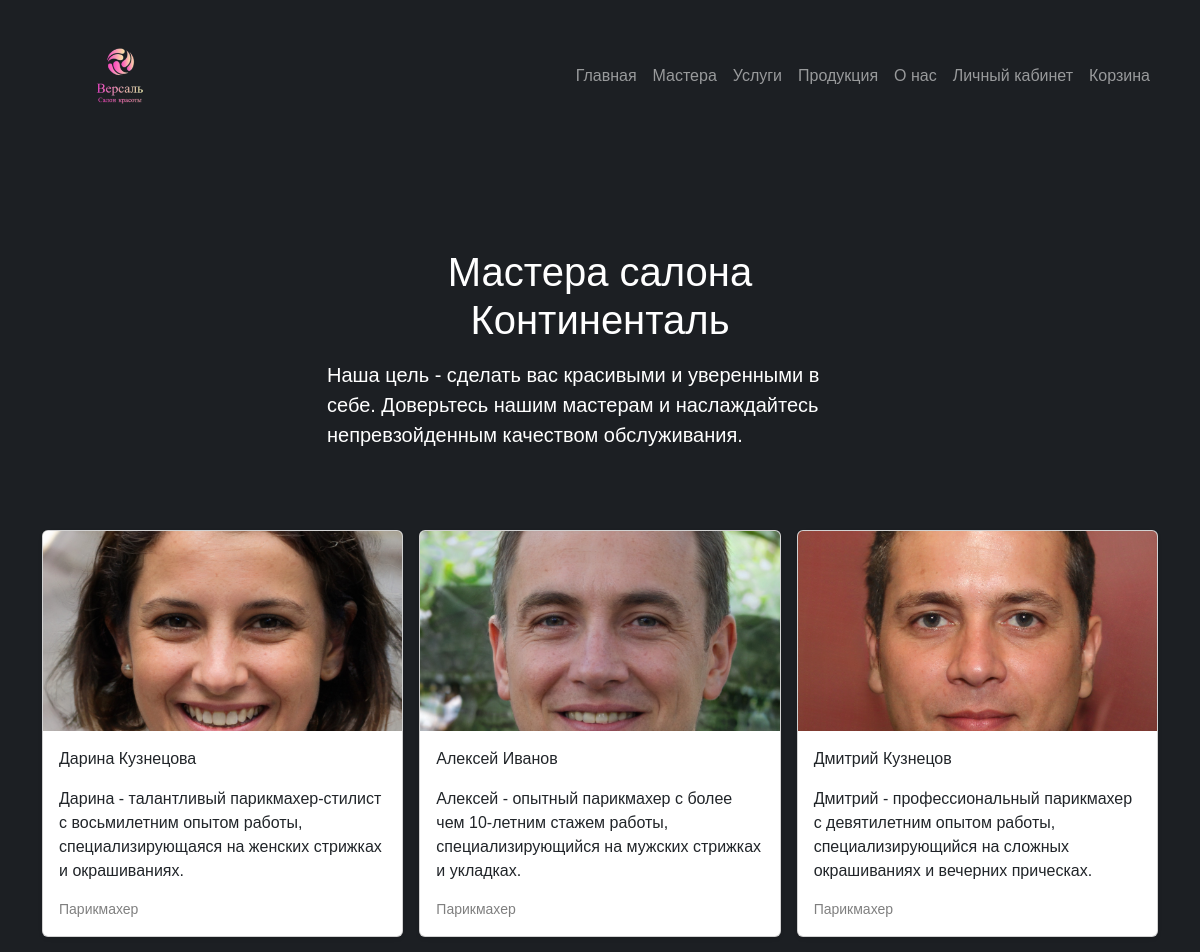
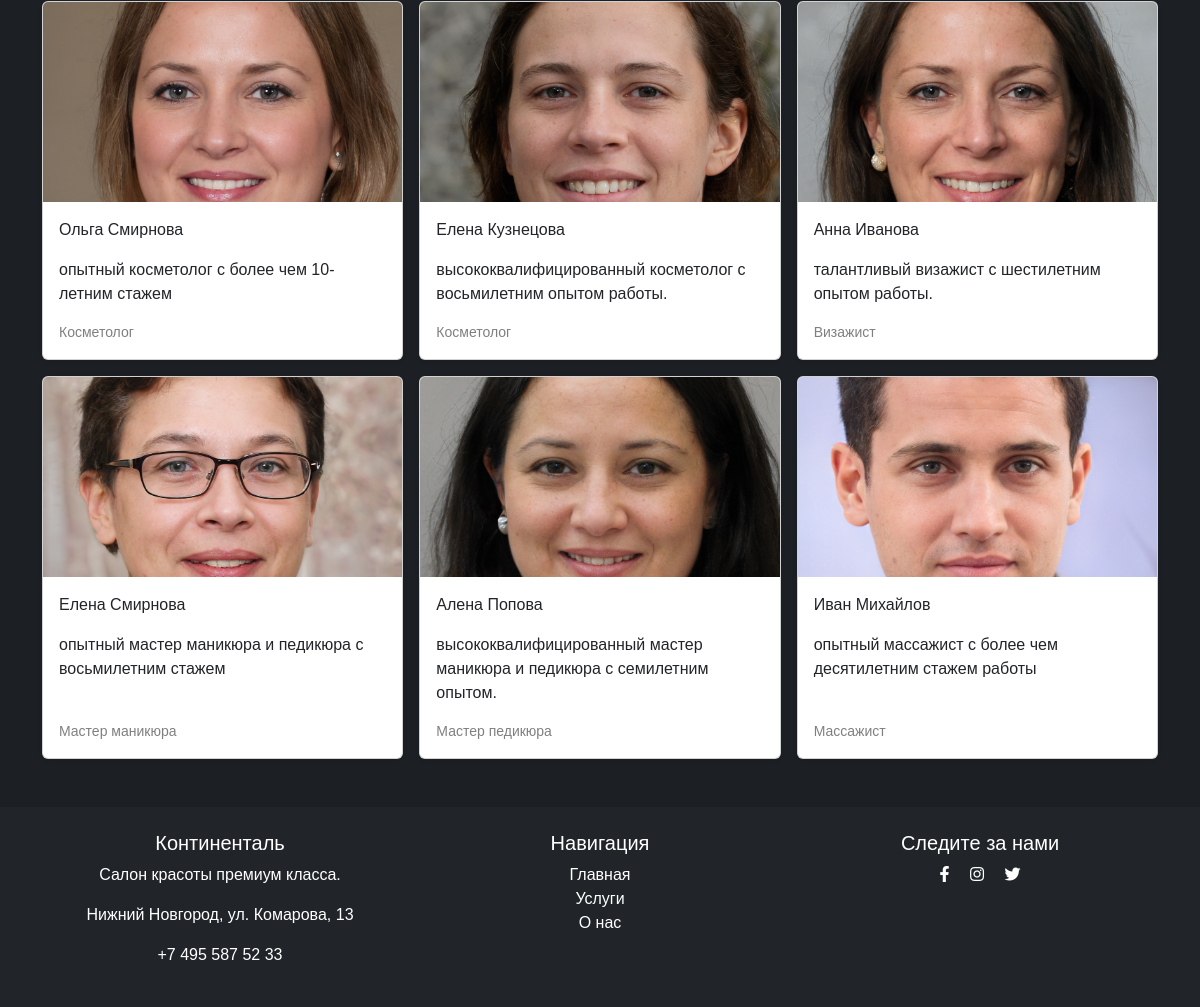
/masters/, run on an earlier commit of the app's database (2 pictures, top to bottom).
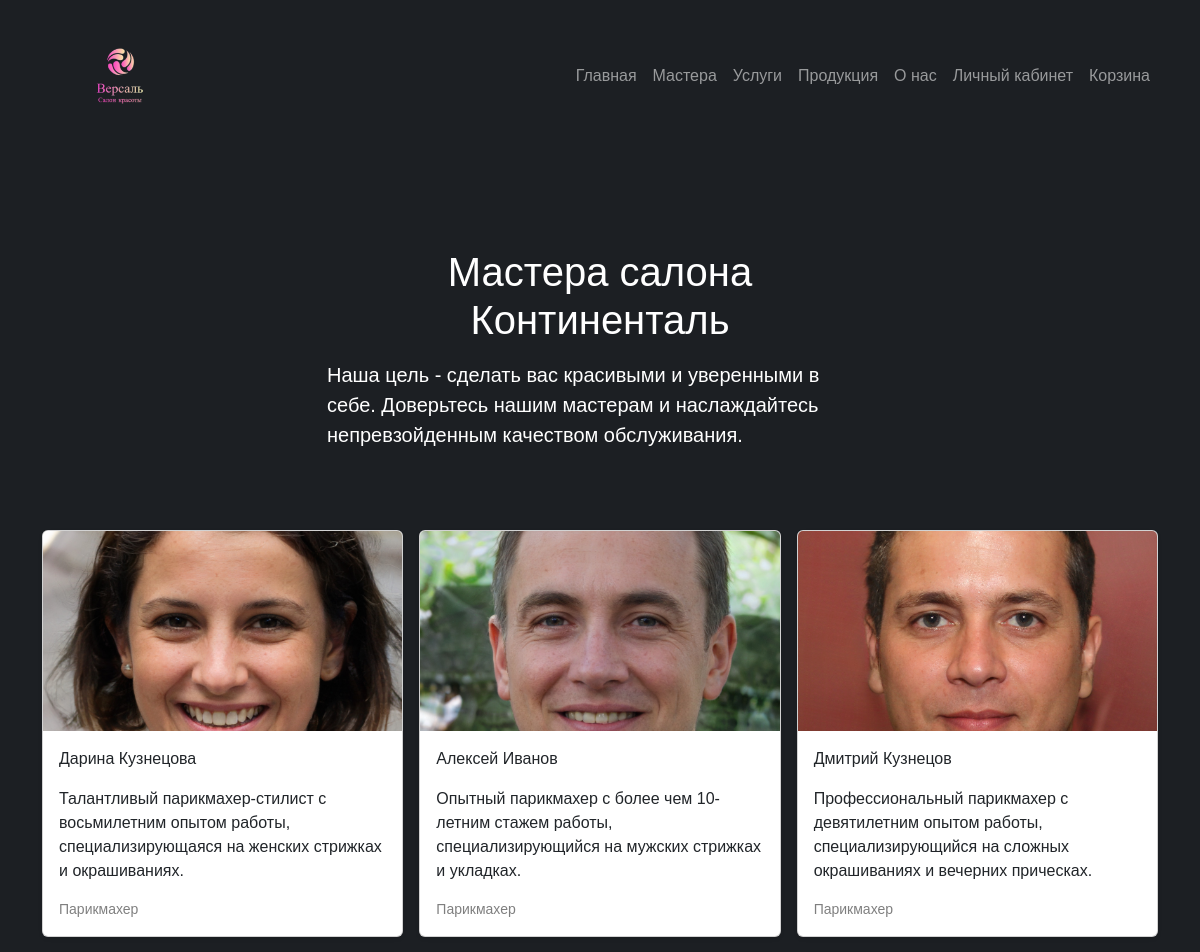
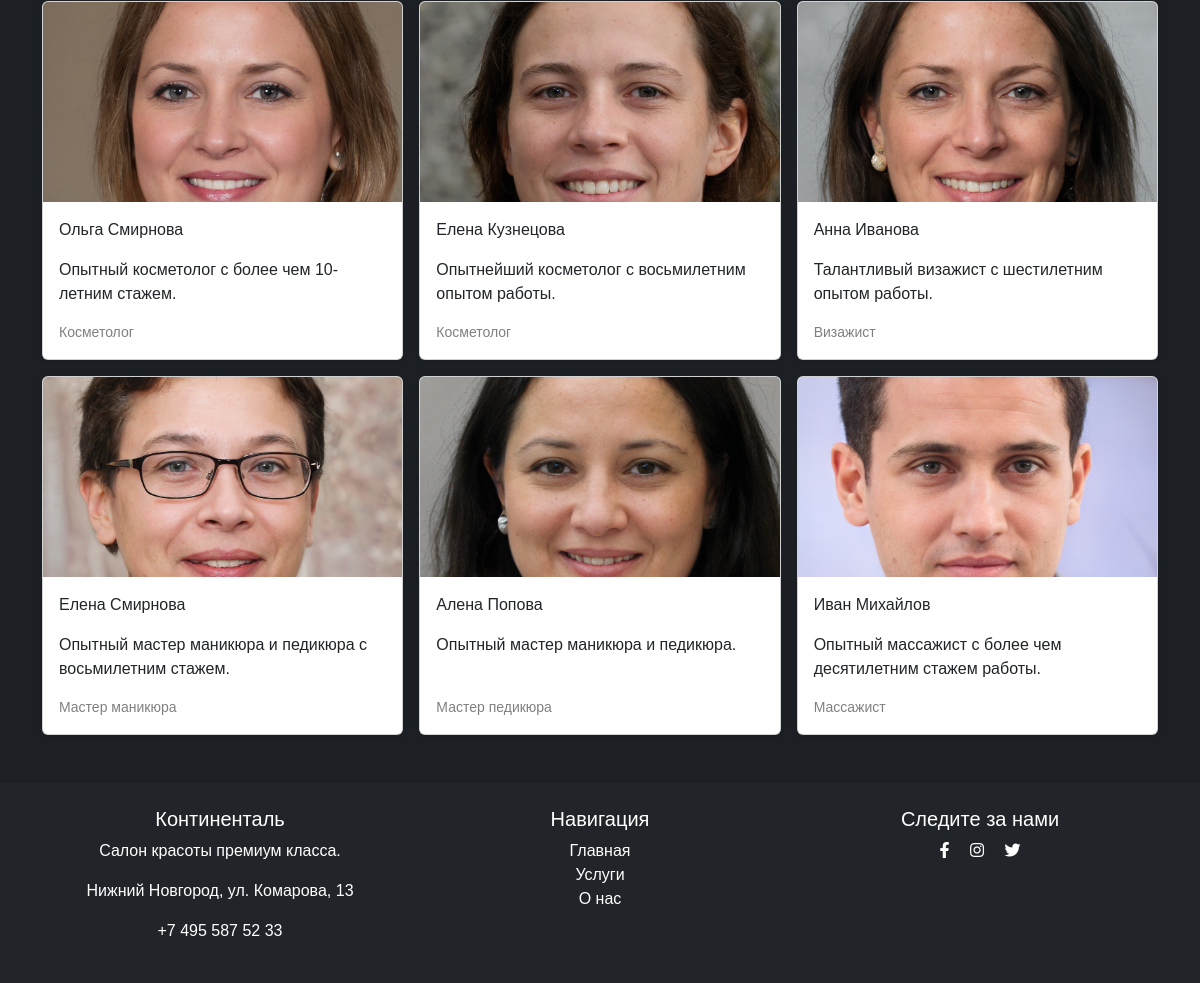
And on a later commit of the database (2 pictures, top to bottom).
### masters/models.py (models this page shows, shortened)
class Masters(models.Model):
    user: Users = models.OneToOneField(Users, on_delete=models.CASCADE, verbose_name='Пользователь')
    position = models.ForeignKey(Position,  on_delete=models.PROTECT, verbose_name='Должность')
    short_description = models.CharField(verbose_name='Краткая информация', max_length=200)
    full_description = models.TextField(verbose_name='Полная информация')
    photo = models.ImageField(verbose_name='Фотография', upload_to='images/')
    weekend = models.ManyToManyField(Weekday, verbose_name='Выходные', limit_choices_to=2)
    slug = models.SlugField(verbose_name='URL', max_length=50, unique=True, db_index=True, blank=True)
    class Meta:
        verbose_name = 'Мастер'
        verbose_name_plural = 'Мастера'

class Users(AbstractUser):
    username = None
    email = models.EmailField(verbose_name='Почта', max_length=50, unique=True, db_index=True)
    phone_number = models.CharField(verbose_name='Номер телефона', max_length=20, unique=True)
    is_customer = models.BooleanField(verbose_name='Клиент', default=True, help_text='Уберите отметку, '
                                                                        'если пользователь является сотрудником салона')
    USERNAME_FIELD = 'email'
    REQUIRED_FIELDS = []
    objects = UserManager()
    class Meta:
        verbose_name = 'Пользователь'
        verbose_name_plural = 'Пользователи'

class Position(models.Model):
    title = models.CharField(verbose_name='Должность', max_length=25)
    def __str__(self):
        return f"{self.title}"
    class Meta:
        verbose_name = 'Должность'
        verbose_name_plural = 'Должности'

### masters/views.py (the view)
# urls.py: path('', views.masters_list, name='masters_list'),
def masters_list(request):
    all_masters = Masters.objects.all()
    return render(request, 'masters/masters_list.html', {'all_masters': all_masters})

### masters/templates/masters/masters_list.html (shortened to what this page needs)
{% extends 'main/main_layout.html' %}
{% load static %}
{% block css_link %}
    <link rel="stylesheet" href="{% static 'masters/css/style.css' %}">
{% endblock %}
{% block content %}
    <section class="py-5 container space-top">
        <div class="row py-lg-5">
            <div class="col-lg-6 col-md-8 mx-auto">
                <h1 class="fw-light text-white text-center mb-3">Мастера салона Континенталь</h1>
                <p class="lead text-white">Наша цель - сделать вас красивыми и уверенными в себе.
                    Доверьтесь нашим мастерам и наслаждайтесь непревзойденным качеством обслуживания.</p>
            </div>
        </div>
    </section>
    <div class="album py-5 space-top">
        <div class="container">
            <div class="row row-cols-1 row-cols-sm-2 row-cols-md-3 g-3">
                {% for master in all_masters %}
                    <div class="col">
                        <a href="{% url 'master_info' master.slug %}" class="card-link">
                            <div class="card shadow-sm h-100">
                                <img
                                    src="{{ master.photo.url }}"
                                    alt="{{ master.user.first_name }} {{ master.user.second_name }}"
                                    class="bd-placeholder-img card-img-top master-image"
                                />
                                <div class="card-body d-flex flex-column">
                                    <p class="card-text">{{ master.user.first_name }} {{ master.user.last_name }}</p>
                                    <p class="card-text flex-grow-1">{{ master.short_description }}</p>
                                    <div class="d-flex justify-content-between align-items-center">
                                        <small class="text-black-50">{{ master.position }}</small>
                                    </div>
                                </div>
                            </div>
                        </a>
                    </div>
                {% endfor %}
            </div>
        </div>
    </div>
{% endblock %}

### main/templates/main/main_layout.html (shortened to what this page needs)
{% load static %}
<!DOCTYPE html>
<html lang="ru">
<head>
    <link rel="stylesheet" href="https://cdnjs.cloudflare.com/ajax/libs/font-awesome/5.15.4/css/all.min.css">
    <link href="https://cdn.jsdelivr.net/npm/bootstrap@5.3.3/dist/css/bootstrap.min.css" rel="stylesheet">
    <link href="{% static 'main/css/main_style.css' %}" rel="stylesheet">
    {% block css_link %} {% endblock %}
</head>
<body class="d-flex flex-column min-vh-100">
    <header>
        <nav class="navbar navbar-expand-lg navbar-dark static-top space-top">
            <div class="container">
                <a class="navbar-brand" href="{%url 'home_page' %}">
                    <img src="{% static 'main/img/logo.png' %}" alt="logo" class="header-logo">
                </a>
                <div class="collapse navbar-collapse" id="navbarSupportedContent">
                    <ul class="navbar-nav ms-auto">
                        <li class="nav-item">
                            <a class="nav-link" aria-current="page" href="{%url 'home_page' %}">Главная</a>
                        </li>
                        <li class="nav-item">
                            <a class="nav-link" href="{%url 'masters_list' %}">Мастера</a>
                        </li>
                        <li class="nav-item">
                            <a class="nav-link" aria-current="page" href="{%url 'services_list' %}">Услуги</a>
                        </li>
                        <li class="nav-item">
                            <a class="nav-link" href="{%url 'products_list' %}">Продукция</a>
                        </li>
                        <li class="nav-item">
                            <a class="nav-link" href="{%url 'about' %}">О нас</a>
                        </li>
                        <li class="nav-item">
                            <a class="nav-link" href="{%url 'login' %}">Личный кабинет</a>
                        </li>
                        <li class="nav-item">
                            <a class="nav-link" href="{%url 'cart' %}">Корзина</a>
                        </li>
                    </ul>
                </div>
            </div>
        </nav>
    </header>
    <main class="flex-grow-1">
        {% block content %} {% endblock %}
    </main>
    <footer class="bg-dark text-white py-4 mt-auto">
        <div class="container">
            <div class="row">
                <div class="col-md-4 text-center text-md-left mb-3 mb-md-0">
                    <h5>Континенталь</h5>
                    <p>Салон красоты премиум класса.</p>
                    <p>Нижний Новгород, ул. Комарова, 13</p>
                    <p>+7 495 587 52 33</p>
                </div>
                <div class="col-md-4 text-center mb-3 mb-md-0">
                    <h5>Навигация</h5>
                    <ul class="list-unstyled">
                        <li><a href="{% url 'home_page' %}" class="text-white">Главная</a></li>
                        <li><a href="{% url 'services_list' %}" class="text-white">Услуги</a></li>
                        <li><a href="{% url 'about' %}" class="text-white">О нас</a></li>
                    </ul>
                </div>
                <div class="col-md-4 text-center text-md-right">
                    <h5>Следите за нами</h5>
                    <a href="#" class="text-white mx-2"><i class="fab fa-facebook-f"></i></a>
                    <a href="#" class="text-white mx-2"><i class="fab fa-instagram"></i></a>
                    <a href="#" class="text-white mx-2"><i class="fab fa-twitter"></i></a>
                </div>
            </div>
        </div>
    </footer>
</body>
</html>

### main/static/main/css/main_style.css (style rules this page uses)
body { background-color: #1c1f23; font-family: helvetica, sans-serif; }
header, section, footer { padding: 100px 0; }
.header-logo { max-width: 20vh; max-height: 20vh; }
nav ul { list-style-type: none; display: flex; justify-content: space-around; }
ul a { color: whitesmoke; text-decoration: none; }
.space-top { margin-top: -5rem !important; }

### masters/static/masters/css/style.css (style rules this page uses)
.card-link { text-decoration: none; transition: transform 0.2s; }
.space-top { margin-top: -5rem !important; }
.master-image { width: 100%; height: 200px; object-fit: cover; }
.card { display: flex; flex-direction: column; }
.card-body { display: flex; flex-direction: column; flex-grow: 1; }
.card-body .flex-grow-1 { flex-grow: 1; }

What changed in the data, as far as the page shows it:
changed Masters "Дарина": short_description "Дарина - талантливый парикмахер-стилист с восьмилетним опытом работы, специализирующаяся на женских стрижках и окрашиваниях." → "Талантливый парикмахер-стилист с восьмилетним опытом работы, специализирующаяся на женских стрижках и окрашиваниях."
changed Masters "Алексей": short_description "Алексей - опытный парикмахер с более чем 10-летним стажем работы, специализирующийся на мужских стрижках и укладках." → "Опытный парикмахер с более чем 10-летним стажем работы, специализирующийся на мужских стрижках и укладках."
changed Masters "Дмитрий": short_description "Дмитрий - профессиональный парикмахер с девятилетним опытом работы, специализирующийся на сложных окрашиваниях и вечерних прическах." → "Профессиональный парикмахер с девятилетним опытом работы, специализирующийся на сложных окрашиваниях и вечерних прическах."
changed Masters "Ольга": short_description "опытный косметолог с более чем 10-летним стажем" → "Опытный косметолог с более чем 10-летним стажем."
changed Masters: short_description "высококвалифицированный косметолог с восьмилетним опытом работы." → "Опытнейший косметолог с восьмилетним опытом работы."
changed Masters "Анна": short_description "талантливый визажист с шестилетним опытом работы." → "Талантливый визажист с шестилетним опытом работы."
changed Masters "Мастер маникюра": short_description "опытный мастер маникюра и педикюра с восьмилетним стажем" → "Опытный мастер маникюра и педикюра с восьмилетним стажем."
changed Masters "Алена": short_description "высококвалифицированный мастер маникюра и педикюра с семилетним опытом." → "Опытный мастер маникюра и педикюра."
changed Masters "Иван": short_description "опытный массажист с более чем десятилетним стажем работы" → "Опытный массажист с более чем десятилетним стажем работы."
